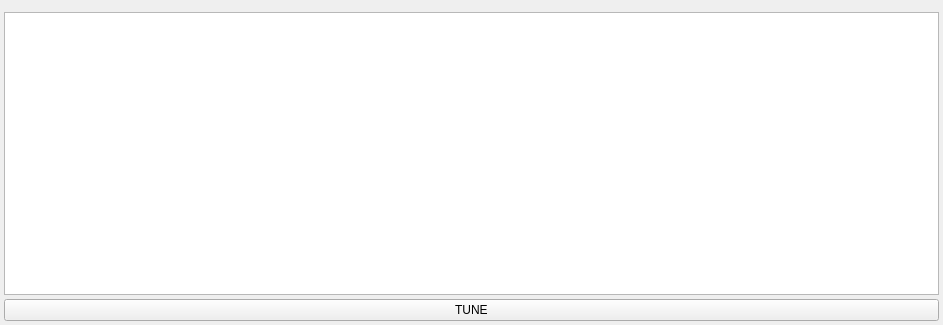
<?xml version="1.0" encoding="UTF-8"?>
<ui version="4.0">
 <class>RqtDynTune</class>
 <widget class="QWidget" name="RqtDynTune">

  <property name="geometry">
   <rect>
	<x>0</x>
	<y>0</y>
	<width>943</width>
	<height>325</height>
   </rect>
  </property>

  <property name="windowTitle">
   <string>dyn_tune</string>
  </property>

  <layout class="QVBoxLayout" name="vLayout">
   
   <property name="spacing">
	<number>4</number>
   </property>

   <property name="margin">
	<number>4</number>
   </property>

   <item>
   	<layout class="QHBoxLayout" name="hLayout">
   		<item>
   		<widget class="ParamWidget" name="_widget_param"></widget>
   			<!-- <property name="minimumWidth">
	        	<number>1800</number>
	      	</property> -->

   		</item>

   		<!-- <item>
   			<widget class="QTextEdit" name="line_edit">			     
   			</widget>
   		</item> -->

   		<item>
   			<widget class="TopicWidget" name="_widget_values">			     
   			</widget>
   		</item>

  	</layout>
  </item>

  <item>
   	<widget class="FuncWidget" name="_widget_func">

  	</widget>
  </item>

  <item>
   	<widget class="QTextEdit" name="logger">

  	</widget>
  </item>


  <item>
   	<widget class="QPushButton" name="tune_btn">
   		<!-- <property name="maximumHeight">
        	<number>150</number>
      	</property> -->
      	<property name="text">
          <string> TUNE </string>
        </property>
  	</widget>
  </item>


  </layout>
 </widget>

 <customwidgets>
  <customwidget>
    <class>TopicWidget</class>
    <extends>QWidget</extends>
    <header>rqt_dyn_tune.topic_widget</header>
  </customwidget>

  <customwidget>
    <class>ParamWidget</class>
    <extends>QWidget</extends>
    <header>rqt_dyn_tune.param_widget</header>
  </customwidget>

  <customwidget>
    <class>FuncWidget</class>
    <extends>QWidget</extends>
    <header>rqt_dyn_tune.func_widget</header>
  </customwidget>

 </customwidgets>

 <resources/>
 <connections/>
</ui>
